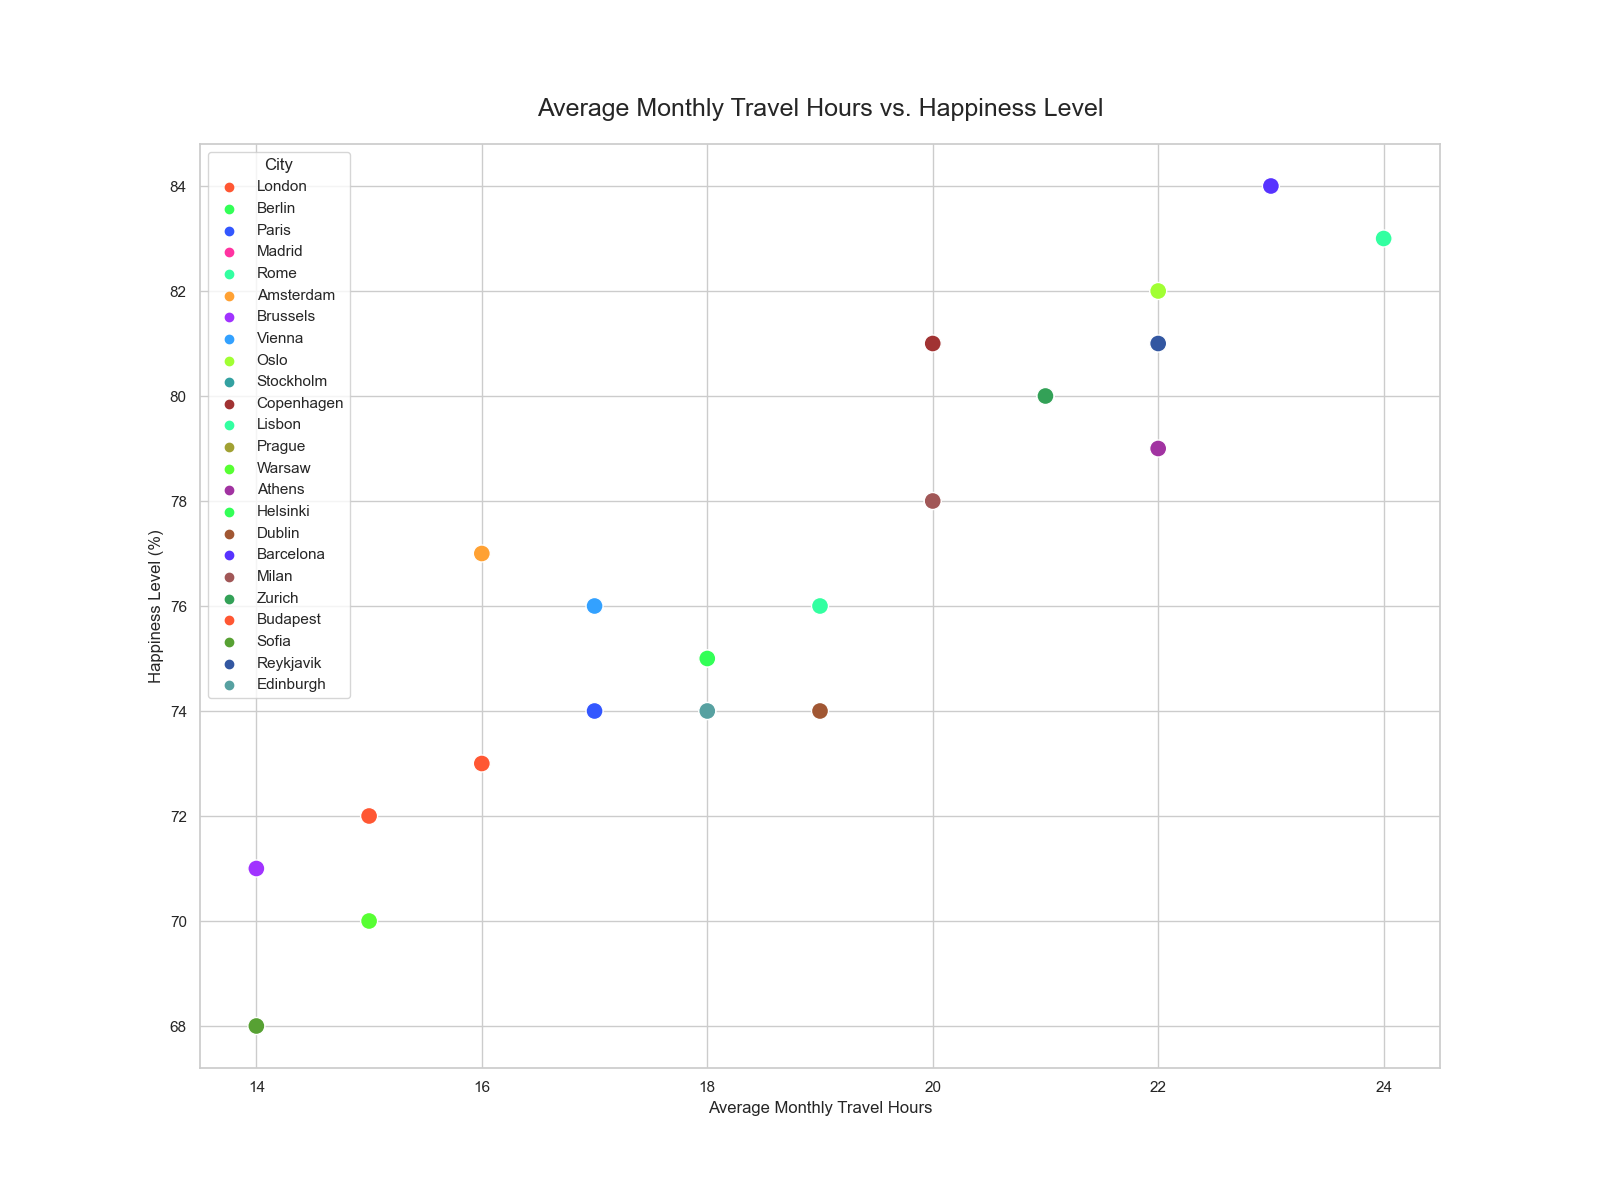

This figure's Python source:

import seaborn as sns
import pandas as pd
import matplotlib.pyplot as plt

# Data: City travel details
data = {
    'City': [
        'London', 'Berlin', 'Paris', 'Madrid', 'Rome',
        'Amsterdam', 'Brussels', 'Vienna', 'Oslo',
        'Stockholm', 'Copenhagen', 'Lisbon', 'Prague',
        'Warsaw', 'Athens', 'Helsinki', 'Dublin',
        'Barcelona', 'Milan', 'Zurich', 'Budapest',
        'Sofia', 'Reykjavik', 'Edinburgh'
    ],
    'Average Monthly Travel Hours': [
        15, 18, 17, 20, 19,
        16, 14, 17, 22,
        21, 20, 24, 18,
        15, 22, 18, 19,
        23, 20, 21, 16,
        14, 22, 18
    ],
    'Happiness Level (%)': [
        72, 75, 74, 78, 76,
        77, 71, 76, 82,
        80, 81, 83, 74,
        70, 79, 75, 74,
        84, 78, 80, 73,
        68, 81, 74
    ]
}

# Convert data to DataFrame
df = pd.DataFrame(data)

# Set the width and height of the plot
plt.figure(figsize=(16, 12))

# Create Seaborn scatterplot
sns.scatterplot(
    x='Average Monthly Travel Hours', y='Happiness Level (%)',
    hue='City', palette=[
        '#FF5733', '#33FF57', '#3357FF', '#FF33A1', '#33FFA1',
        '#FFA133', '#A133FF', '#33A1FF', '#A1FF33', '#33A1A1',
        '#A13333', '#33FFA1', '#A1A133', '#57FF33', '#A133A1',
        '#33FF57', '#A15733', '#5733FF', '#A15757', '#33A157',
        '#FF5733', '#57A133', '#3357A1', '#57A1A1'
    ],
    data=df,
    s=150  # Marker size
)

# Add labels and title
plt.xlabel('Average Monthly Travel Hours')
plt.ylabel('Happiness Level (%)')
plt.title('Average Monthly Travel Hours vs. Happiness Level', fontsize=18, pad=20)

# Display plot
plt.show()
